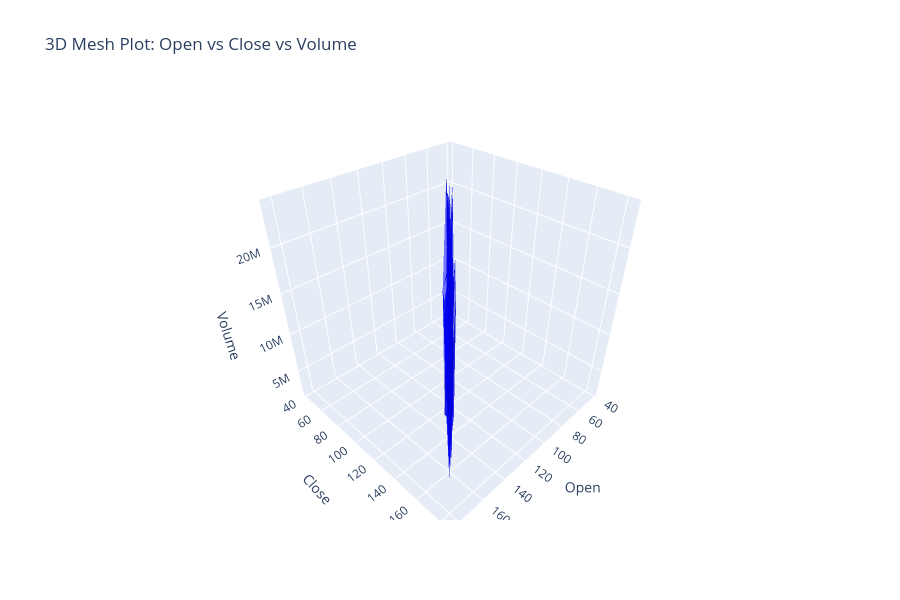

Notebook cell for this chart:
### Markdown cell above
3D mesh plot

### Code cell
# Create a 3D mesh plot
fig = go.Figure(data=[go.Mesh3d(
    x=categorized_df['Open'],  # Set the x-axis to 'Open'
    y=categorized_df['Close'],  # Set the y-axis to 'Close'
    z=categorized_df['Volume'],  # Set the z-axis to 'Volume'
    color='blue',  # Set the mesh color
    opacity=0.5  # Adjust transparency of the mesh
)])

fig.update_layout(
    title="3D Mesh Plot: Open vs Close vs Volume",  # Set the plot title
    scene=dict(
        xaxis_title='Open',  # Label for the x-axis
        yaxis_title='Close',  # Label for the y-axis
        zaxis_title='Volume'  # Label for the z-axis
    )
)

# Update layout to change the size of the plot
fig.update_layout(
    width=900,  # Set the width of the plot
    height=600   # Set the height of the plot
)

# Display the plot
fig.show()

### Figure 1 — Plotly figure (JSON) as saved in the notebook; plotly's stock layout.template omitted (floating-point values rounded to 4 significant figures; data arrays with more than 128 entries replaced by an {"elided": "..."} marker saying what was removed)
{"data": [{"color": "blue", "opacity": 0.5, "type": "mesh3d", "x": {"elided": "2881 float values"}, "y": {"elided": "2881 float values"}, "z": {"elided": "2881 int values"}}], "layout": {"height": 600, "scene": {"xaxis": {"title": {"text": "Open"}}, "yaxis": {"title": {"text": "Close"}}, "zaxis": {"title": {"text": "Volume"}}}, "title": {"text": "3D Mesh Plot: Open vs Close vs Volume"}, "width": 900}}
